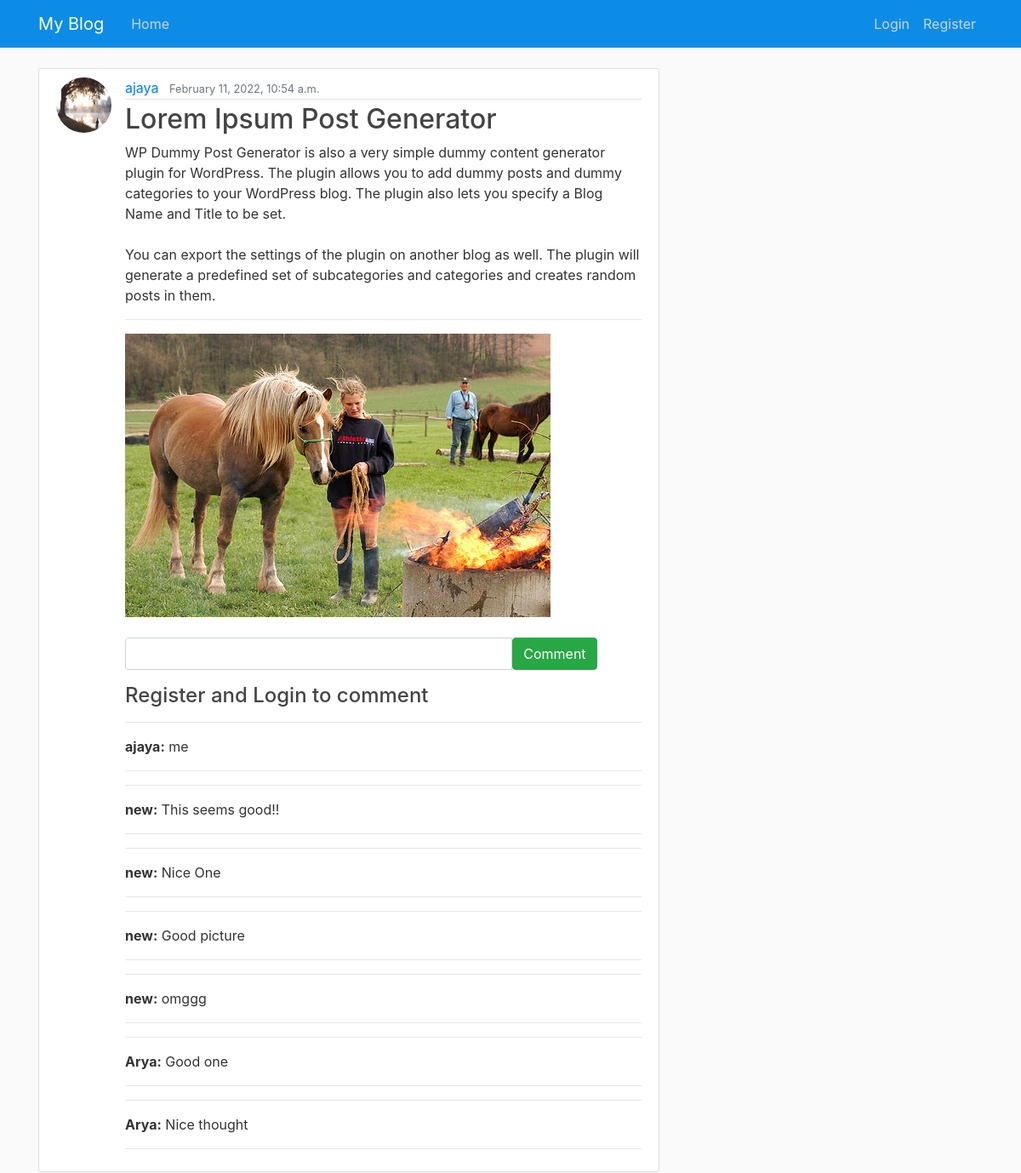
The app's page /post/1/ with its own data.
### blog/models.py (models this page shows, shortened)
class Post(models.Model):
    title = models.CharField(max_length=100)
    content = models.TextField()
    date_posted = models.DateTimeField(default=timezone.now)
    author = models.ForeignKey(User, on_delete=models.CASCADE)
    image = models.ImageField(default='default.jpg', upload_to='posts')

class Comment(models.Model):
    cmt_post = models.ForeignKey(Post, on_delete=models.CASCADE)
    cmt_user = models.ForeignKey(User, on_delete=models.CASCADE)
    comment = models.TextField(max_length=5000)

### accounts/models.py (models this page shows, shortened)
class Profile(models.Model):
    user = models.OneToOneField(User, on_delete=models.CASCADE)
    image = models.ImageField(default='default.jpg', upload_to='pictures')
    bio = models.CharField(max_length=100)
    email = models.EmailField()
    address = models.CharField(max_length=100)

### blog/views.py (the view)
# urls.py: path('post/<pk>/', PostDetail.as_view(), name='post-detail'),
class PostDetail(DetailView):
    model = Post
    template_name = 'detail.html'

### blog/templates/detail.html (shortened to what this page needs)
{% extends "base.html" %}
{% block content %}
        <article class="media content-section">
          <img class="rounded-circle article-img" src="{{ object.author.profile.image.url }}">
          <div class="media-body">
            <div class="article-metadata">
              <a class="mr-2" href="#">{{ object.author }}</a>
              <small class="text-muted">{{ object.date_posted|date:"F d, Y, P"}}</small>
            </div>
            <h2 class="article-title">{{object.title}}</h2>
            <p class="article-content">{{ object.content }}</p>
            <hr>
            <img class="account-img1" src="{{ object.image.url }}">
            <br><br>
            {% if user.is_authenticated %}
            <h3>Comment Here</h3>
            <form method="POST" id="comment-form" novalidate>
              {% csrf_token %}
              <div class="input-group mb-3">
                <input type="text" class="form-control col-lg-9" placeholder="" aria-label="" aria-describedby="basic-addon1" name="comment" required>
              <div class="input-group-prepend">
                <input type="submit" value="Comment" class="btn btn-success mb-0.9">
                </div>
              </div>
              <h4><u>List of Comments</u></h4>
            </form>
            {% for c in object.comment_set.all %}
            <hr>
             <b>{{c.cmt_user}}:</b>
              {{c.comment}}
              <hr>
            {% endfor %}
            {% else %}
            <div class="input-group mb-3">
              <input type="text" class="form-control col-lg-9" required>
            <div class="input-group-prepend">
              <a href="{% url 'register' %}"><input type="submit" value="Comment" class="btn btn-success mb-0.9"></a>
              </div>
            </div>
              <h4>Register and Login to comment</h4>
              {% for c in object.comment_set.all %}
            <hr>
             <b>{{c.cmt_user}}:</b>
              {{c.comment}}
              <hr>
            {% endfor %}
            {% endif %}
          </div>
        </article>
{% endblock content %}

### blog/static/main.css (style rules this page uses)
body { background: #fafafa; color: #333333; margin-top: 5rem; }
h1, h2, h3, h4, h5, h6 { color: #444444; }
.content-section { background: #ffffff; padding: 10px 20px; border: 1px solid #dddddd; border-radius: 3px; margin-bottom: 20px; }
.article-title { color: #444444; }
.article-content { white-space: pre-line; }
.article-img { height: 65px; width: 65px; margin-right: 16px; }
.article-metadata { padding-bottom: 1px; margin-bottom: 4px; border-bottom: 1px solid #e3e3e3 }

### records on screen
Post: author.profile.image (picture), author "ajaya", date_posted "February 11, 2022, 10:54 a.m.", title "Lorem Ipsum Post Generator", content "WP Dummy Post Generator is also a very simple dummy content generator plugin for WordPress. The plugin allows you to add dummy posts and dummy categories to your WordPress blog. The plugin also lets you specify a Blog Name and Title to be set. You can export the settings of the plugin on another blog as well. The plugin will generate a predefined set of subcategories and categories and creates random posts in them.", image (picture)
Comment: cmt_user "ajaya", comment "me"
Comment: cmt_user "new", comment "This seems good!!"
Comment: cmt_user "new", comment "Nice One"
Comment: cmt_user "new", comment "Good picture"
Comment: cmt_user "new", comment "omggg"
Comment: cmt_user "Arya", comment "Good one"
Comment: cmt_user "Arya", comment "Nice thought"
